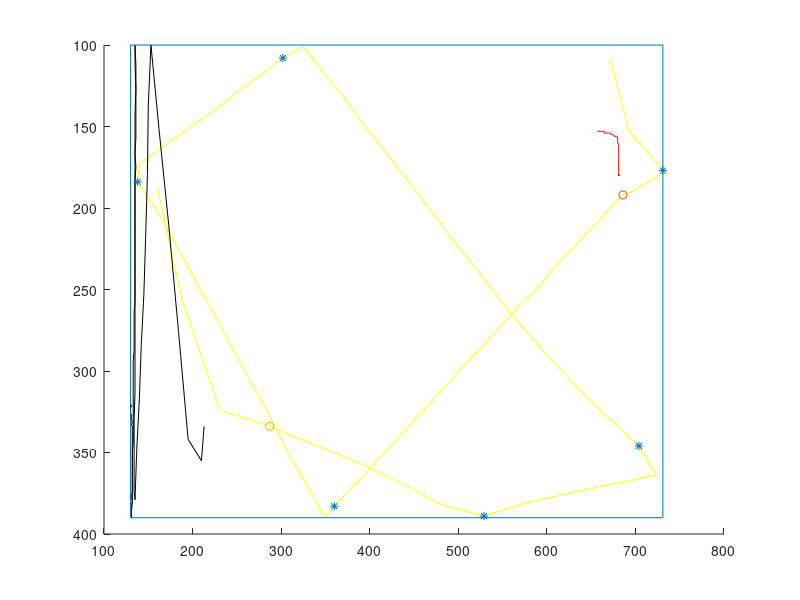

This chart was generated by the following MATLAB code:
clear;clc; close all

pos = [[681,180,160,187,213,334];[681,180,188,256,213,334];[682,180,231,324,210,355];[681,180,287,334,195,342];[681,180,341,346,184,275];[681,180,390,357,173,210];[682,180,436,369,162,151];[681,180,481,382,153,100];[681,180,529,389,150,137];[682,180,576,381,149,180];[681,180,625,375,147,218];[681,180,677,369,145,253];[681,180,724,364,142,285];[681,180,704,346,140,316];[681,180,664,326,137,348];[681,180,629,307,135,379];[681,180,598,289,134,374];[681,180,569,271,134,352];[681,180,542,253,134,330];[681,180,517,235,135,313];[681,180,493,219,135,295];[681,180,468,201,135,278];[681,180,444,184,135,261];[681,180,420,167,135,243];[681,180,396,151,135,226];[681,180,372,133,135,209];[681,180,348,117,135,193];[681,180,325,101,135,176];[681,180,302,108,135,160];[681,180,278,118,135,143];[681,180,255,127,136,127];[681,180,232,137,135,111];[682,180,209,146,135,100];[681,180,186,155,136,112];[681,180,163,164,136,121];[681,180,140,173,136,130];[681,180,138,184,136,139];[681,180,155,198,136,148];[681,180,169,210,136,157];[681,180,181,223,135,166];[681,180,194,235,136,175];[681,180,206,248,135,183];[681,180,219,260,135,192];[681,180,231,272,135,200];[681,180,243,284,135,208];[681,180,255,296,135,217];[681,180,267,308,135,225];[681,180,280,320,135,233];[681,180,291,332,135,241];[681,180,302,344,135,249];[681,180,314,356,135,257];[681,180,326,367,134,264];[681,180,338,379,134,272];[681,180,349,390,134,279];[681,180,360,383,134,287];[681,180,372,376,133,294];[681,180,382,370,133,301];[681,180,394,364,133,308];[681,180,404,357,133,316];[681,180,414,352,133,323];[681,180,426,345,133,329];[682,180,436,339,133,336];[681,180,446,333,133,343];[682,180,456,326,132,349];[681,180,466,321,132,356];[681,180,476,315,132,362];[681,180,486,309,132,368];[681,180,496,303,132,374];[681,180,506,297,132,380];[681,180,516,291,131,386];[681,180,526,286,131,390];[681,180,536,280,131,387];[681,180,545,274,131,383];[681,180,554,269,132,380];[681,180,564,263,131,377];[681,180,572,258,132,374];[681,180,582,253,132,371];[681,180,592,248,132,369];[681,180,600,242,132,366];[681,180,610,236,132,363];[681,180,618,231,132,360];[681,180,628,226,132,358];[681,180,636,221,132,356];[681,180,644,216,132,353];[681,180,653,211,132,351];[681,180,662,206,132,349];[681,180,670,201,132,347];[681,180,678,196,132,345];[681,179,686,192,132,343];[681,177,696,190,132,341];[681,176,704,187,132,339];[681,173,712,185,132,337];[681,172,720,182,132,336];[681,169,728,180,132,334];[681,168,731,177,131,333];[681,166,726,174,132,331];[681,165,722,171,131,330];[681,163,718,169,131,329];[681,162,714,166,131,328];[681,161,709,163,131,327];[680,160,705,160,130,326];[680,159,700,158,130,325];[680,158,696,155,130,324];[680,157,693,153,130,324];[679,156,691,150,130,323];[676,156,690,147,130,323];[675,155,689,145,130,322];[673,155,688,142,131,322];[671,154,686,139,131,321];[670,154,685,137,130,321];[668,154,684,134,130,321];[667,154,683,132,130,321];[665,154,682,130,130,321];[665,153,681,128,131,321];[663,153,680,126,131,321];[663,153,679,124,131,321];[662,153,678,122,131,321];[661,153,677,120,131,321];[660,153,676,118,131,321];[659,153,675,117,131,321];[659,153,674,115,131,321];[658,153,674,114,131,321];[657,153,673,112,131,321];[657,153,672,111,131,321];[657,153,672,110,131,321];[657,153,670,109,131,321]];
ball_diam = 11;

x_min = min(min(pos(:,[1 3 5])));
x_max = max(max(pos(:,[1 3 5])));
y_min = min(min(pos(:,[2 4 6])));
y_max = max(max(pos(:,[2 4 6])));

figure(1)

hold on

plot(pos(:,1),pos(:,2),'r-',pos(:,3),pos(:,4),'y-',pos(:,5),pos(:,6),'k-');
axis ij

line([x_min x_max],[y_min y_min]);
line([x_min x_max],[y_max y_max]);
line([x_min x_min],[y_min y_max]);
line([x_max x_max],[y_min y_max]);

posleft = [pos;pos(end,:);pos(end,:)];
posright = [pos(1,:);pos(1,:);pos];
pos = [pos(1,:);pos;pos(end,:)];

n_frames = numel(pos)/6;

vel = (posright-posleft)/2;
acc = (posright-2*pos+posleft)/4;

velleft=[vel(2:end,:);vel(end,:)];
velright=[vel(1,:);vel(1:end-1,:)];

moving(:,1) = (pos(:,1)-pos(1,1)).^2 + (pos(:,2)-pos(1,2)).^2 >= 100;
moving(:,2) = (pos(:,3)-pos(1,3)).^2 + (pos(:,4)-pos(1,4)).^2 >= 100;
moving(:,3) = (pos(:,5)-pos(1,5)).^2 + (pos(:,6)-pos(1,6)).^2 >= 100;

moving_ind = find(moving);
player_ball = ceil(min(moving_ind(mod(moving_ind-1,n_frames)==min(mod(moving_ind-1,n_frames))))/n_frames);
fprintf("player ball : %d\n",player_ball);

if player_ball == 1
    ball_a = 2;
    ball_b = 3;
elseif player_ball == 2
    ball_a = 1;
    ball_b = 3;
else
    player_ball = 3;
    ball_a = 1;
    ball_b = 2;
end

vel_comp = sqrt(max(vel(:,2*player_ball-1).^2+vel(:,2*player_ball).^2,max(velleft(:,2*player_ball-1).^2+velleft(:,2*player_ball).^2,velright(:,2*player_ball-1).^2+velright(:,2*player_ball).^2)));

vel_comp_a_sq = ball_diam^2 + max((vel(:,2*player_ball-1)-vel(:,2*ball_a-1)).^2+(vel(:,2*player_ball)-vel(:,2*ball_a)).^2,max((velleft(:,2*player_ball-1)-velleft(:,2*ball_a-1)).^2+(velleft(:,2*player_ball)-velleft(:,2*ball_a)).^2,(velright(:,2*player_ball-1)-velright(:,2*ball_a-1)).^2+(velright(:,2*player_ball)-velright(:,2*ball_a)).^2));
vel_comp_b_sq = ball_diam^2 + max((vel(:,2*player_ball-1)-vel(:,2*ball_b-1)).^2+(vel(:,2*player_ball)-vel(:,2*ball_b)).^2,max((velleft(:,2*player_ball-1)-velleft(:,2*ball_b-1)).^2+(velleft(:,2*player_ball)-velleft(:,2*ball_b)).^2,(velright(:,2*player_ball-1)-velright(:,2*ball_b-1)).^2+(velright(:,2*player_ball)-velright(:,2*ball_b)).^2));

band_touch_left = velleft(:,2*player_ball-1) < 0 & velright(:,2*player_ball-1) > 0 & (pos(:,2*player_ball-1)-x_min) <= vel_comp;
band_touch_right = velleft(:,2*player_ball-1) > 0 & velright(:,2*player_ball-1) < 0 & (-pos(:,2*player_ball-1)+x_max) <= vel_comp;
band_touch_up = velleft(:,2*player_ball) < 0 & velright(:,2*player_ball) > 0 & (pos(:,2*player_ball)-y_min) <= vel_comp;
band_touch_down = velleft(:,2*player_ball) > 0 & velright(:,2*player_ball) < 0 & (-pos(:,2*player_ball)+y_max) <= vel_comp;
ball_touch_a = (abs(acc(:,2*player_ball-1)) > 0 | abs(acc(:,2*player_ball)) > 0) & (abs(acc(:,2*ball_a-1)) > 0 | abs(acc(:,2*ball_a)) > 0) & ((pos(:,2*player_ball-1)-pos(:,2*ball_a-1)).^2 + (pos(:,2*player_ball)-pos(:,2*ball_a)).^2) < vel_comp_a_sq;
ball_touch_b = (abs(acc(:,2*player_ball-1)) > 0 | abs(acc(:,2*player_ball)) > 0) & (abs(acc(:,2*ball_b-1)) > 0 | abs(acc(:,2*ball_b)) > 0) & ((pos(:,2*player_ball-1)-pos(:,2*ball_b-1)).^2 + (pos(:,2*player_ball)-pos(:,2*ball_b)).^2) < vel_comp_b_sq;

band_touch_left_left = [band_touch_left(2:end);band_touch_left(end)];
band_touch_right_left = [band_touch_right(2:end);band_touch_right(end)];
band_touch_up_left = [band_touch_up(2:end);band_touch_up(end)];
band_touch_down_left = [band_touch_down(2:end);band_touch_down(end)];
ball_touch_a_left = [ball_touch_a(2:end);ball_touch_a(end)];
ball_touch_b_left = [ball_touch_b(2:end);ball_touch_b(end)];

band_touch_left(band_touch_left & band_touch_left_left) = 0;
band_touch_right(band_touch_right & band_touch_right_left) = 0;
band_touch_up(band_touch_up & band_touch_up_left) = 0;
band_touch_down(band_touch_down & band_touch_down_left) = 0;
ball_touch_a(ball_touch_a & ball_touch_a_left) = 0;
ball_touch_b(ball_touch_b & ball_touch_b_left) = 0;

band_touch_ind=find(band_touch_left | band_touch_right | band_touch_up | band_touch_down);
ball_touch_a_ind = find(ball_touch_a);
ball_touch_b_ind = find(ball_touch_b);

plot(pos(band_touch_ind,2*player_ball-1),pos(band_touch_ind,2*player_ball),'*');
plot(pos(ball_touch_a_ind,2*player_ball-1),pos(ball_touch_a_ind,2*player_ball),'o');
plot(pos(ball_touch_b_ind,2*player_ball-1),pos(ball_touch_b_ind,2*player_ball),'o');

win = 0;

if numel(ball_touch_a_ind)==0 || numel(ball_touch_b_ind)==0 || numel(band_touch_ind)<3
    fprintf("win : %d\n",win);
    return
end

if max(ball_touch_a_ind) < min(ball_touch_b_ind)
    band_touch_ind = band_touch_ind(band_touch_ind>max(ball_touch_a_ind) & band_touch_ind<min(ball_touch_b_ind));
    if numel(band_touch_ind)>=3
        win = 1;
    end
else
    band_touch_ind = band_touch_ind(band_touch_ind>max(ball_touch_b_ind) & band_touch_ind<min(ball_touch_a_ind));
    if numel(band_touch_ind)>=3
        win = 1;
    end
end

fprintf("win : %d\n",win);

return